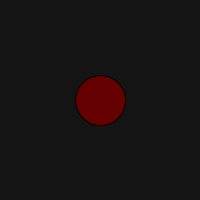
Frame 1 (no input)
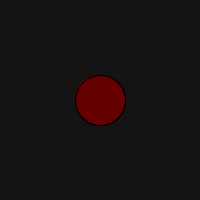
Frame 60 (the mouse pressed at the canvas centre just before this capture)
Frame 120 (the mouse held since frame 60 and released just before this capture): identical to frame 60, image omitted

The Processing sketch that drew these frames (run headless with seeded random() and noise(); from frame 60 on, the mouse is pressed at the canvas centre):

// Processing sketch: sketch_160308a
// ── sketch_160308a.pde
void setup(){
  size(200,200);
  background(20);
}

void draw(){
  fill(100,0,0);
  ellipse(100,100,50,50);
}
